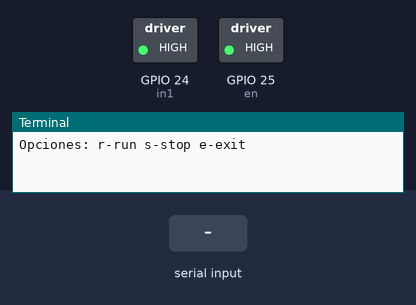
Recording of a program running on a simulated Raspberry Pi (BCM pin numbers). Shown: switched loads named in the program (green lamp = pin HIGH), the last lines printed to the terminal. The test bench sets the inputs (shaded band). At 2.8 s the program stops and its outputs stay as they are.

Above: at 1.2 s.
1.3 s: "s" typed at the terminal, then Enter
At 2.5 s:
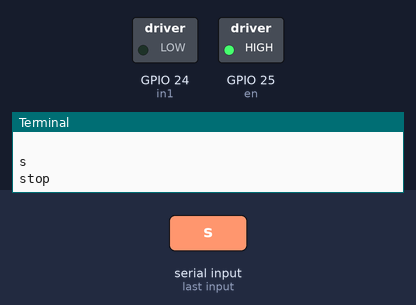
2.8 s: "e" typed at the terminal, then Enter
At 3.8 s:
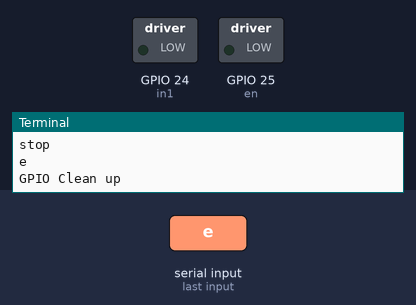
Timing chart, 0 to 4.3 s (numbered marks = the images above; inputs shaded):
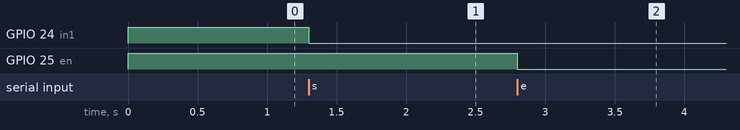

The program:

bombadc.py
```python
import RPi.GPIO as GPIO
from time import sleep

# Pines de control del motor
in1 = 24
en = 25

# Configuración de GPIO
GPIO.setmode(GPIO.BCM)
GPIO.setup(in1, GPIO.OUT)
GPIO.setup(en, GPIO.OUT)

# Configuración inicial para máxima potencia
GPIO.output(in1, GPIO.HIGH)  # Activa la dirección del motor
GPIO.output(en, GPIO.HIGH)  # Conecta el pin de habilitación directamente a HIGH

print("\n")
print("Bomba funcionando a máxima potencia.")
print("Opciones: r-run s-stop e-exit")
print("\n")

while True:
    x = input()

    if x == 'r':
        print("run")
        GPIO.output(in1, GPIO.HIGH)  # Vuelve a encender la bomba
        GPIO.output(en, GPIO.HIGH)

    elif x == 's':
        print("stop")
        GPIO.output(in1, GPIO.LOW)  # Apaga la bomba

    elif x == 'e':
        GPIO.cleanup()
        print("GPIO Clean up")
        break

    else:
        print("<<<  dato incorrecto  >>>")
        print("por favor ingresa 'r', 's' o 'e'.")
```

Measured:
- after the input at 1.3 s, GPIO 24 (in1): HIGH → LOW at once
- after the input at 2.8 s, GPIO 25 (en): HIGH → LOW at once
